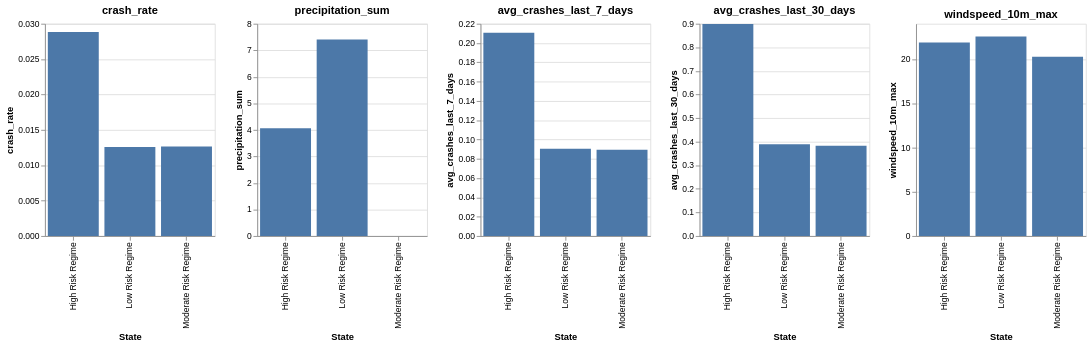

This figure's notebook cell:
### Code cell
# Melt for Altair
melted = state_means_df.melt(id_vars="state_label", var_name="feature", value_name="value")

# Select features to visualize
features_to_plot = [
    "crash_rate",
    "precipitation_sum",
    "avg_crashes_last_7_days",
    "avg_crashes_last_30_days",
    "windspeed_10m_max"
]

charts = []
for feat in features_to_plot:
    chart = (
        alt.Chart(melted[melted["feature"] == feat])
        .mark_bar()
        .encode(
            x=alt.X("state_label:N", title="State"),
            y=alt.Y("value:Q", title=feat),
            tooltip=["state_label", "value"]
        )
        .properties(width=200, height=250, title=feat)
    )
    charts.append(chart)

# Combine horizontally
charts[0] | charts[1] | charts[2] | charts[3] | charts[4]

### Figure 1 — Vega-Lite specification as saved in the notebook (floating-point values rounded to 4 significant figures)
{"config": {"view": {"continuousWidth": 300, "continuousHeight": 300}}, "hconcat": [{"data": {"name": "data-579b4fbd7025feae512735fae814c74c"}, "mark": {"type": "bar"}, "encoding": {"tooltip": [{"field": "state_label", "type": "nominal"}, {"field": "value", "type": "quantitative"}], "x": {"field": "state_label", "title": "State", "type": "nominal"}, "y": {"field": "value", "title": "crash_rate", "type": "quantitative"}}, "height": 250, "title": "crash_rate", "width": 200}, {"data": {"name": "data-0f97091e7f70401be26efdc60cbb6a89"}, "mark": {"type": "bar"}, "encoding": {"tooltip": [{"field": "state_label", "type": "nominal"}, {"field": "value", "type": "quantitative"}], "x": {"field": "state_label", "title": "State", "type": "nominal"}, "y": {"field": "value", "title": "precipitation_sum", "type": "quantitative"}}, "height": 250, "title": "precipitation_sum", "width": 200}, {"data": {"name": "data-d912f2128439ee64588d1d34003444e5"}, "mark": {"type": "bar"}, "encoding": {"tooltip": [{"field": "state_label", "type": "nominal"}, {"field": "value", "type": "quantitative"}], "x": {"field": "state_label", "title": "State", "type": "nominal"}, "y": {"field": "value", "title": "avg_crashes_last_7_days", "type": "quantitative"}}, "height": 250, "title": "avg_crashes_last_7_days", "width": 200}, {"data": {"name": "data-c536c7abf632802ccb6e0fa428449680"}, "mark": {"type": "bar"}, "encoding": {"tooltip": [{"field": "state_label", "type": "nominal"}, {"field": "value", "type": "quantitative"}], "x": {"field": "state_label", "title": "State", "type": "nominal"}, "y": {"field": "value", "title": "avg_crashes_last_30_days", "type": "quantitative"}}, "height": 250, "title": "avg_crashes_last_30_days", "width": 200}, {"data": {"name": "data-7f78313876c4ae1f6ec3889d3d7812cb"}, "mark": {"type": "bar"}, "encoding": {"tooltip": [{"field": "state_label", "type": "nominal"}, {"field": "value", "type": "quantitative"}], "x": {"field": "state_label", "title": "State", "type": "nominal"}, "y": {"field": "value", "title": "windspeed_10m_max", "type": "quantitative"}}, "height": 250, "title": "windspeed_10m_max", "width": 200}], "$schema": "https://vega.github.io/schema/vega-lite/v6.1.0.json", "datasets": {"data-579b4fbd7025feae512735fae814c74c": [{"state_label": "High Risk Regime", "feature": "crash_rate", "value": 0.02884}, {"state_label": "Low Risk Regime", "feature": "crash_rate", "value": 0.01257}, {"state_label": "Moderate Risk Regime", "feature": "crash_rate", "value": 0.01265}], "data-0f97091e7f70401be26efdc60cbb6a89": [{"state_label": "High Risk Regime", "feature": "precipitation_sum", "value": 4.065}, {"state_label": "Low Risk Regime", "feature": "precipitation_sum", "value": 7.41}, {"state_label": "Moderate Risk Regime", "feature": "precipitation_sum", "value": 0.0}], "data-d912f2128439ee64588d1d34003444e5": [{"state_label": "High Risk Regime", "feature": "avg_crashes_last_7_days", "value": 0.2107}, {"state_label": "Low Risk Regime", "feature": "avg_crashes_last_7_days", "value": 0.09045}, {"state_label": "Moderate Risk Regime", "feature": "avg_crashes_last_7_days", "value": 0.08945}], "data-c536c7abf632802ccb6e0fa428449680": [{"state_label": "High Risk Regime", "feature": "avg_crashes_last_30_days", "value": 0.8985}, {"state_label": "Low Risk Regime", "feature": "avg_crashes_last_30_days", "value": 0.3888}, {"state_label": "Moderate Risk Regime", "feature": "avg_crashes_last_30_days", "value": 0.3829}], "data-7f78313876c4ae1f6ec3889d3d7812cb": [{"state_label": "High Risk Regime", "feature": "windspeed_10m_max", "value": 21.89}, {"state_label": "Low Risk Regime", "feature": "windspeed_10m_max", "value": 22.57}, {"state_label": "Moderate Risk Regime", "feature": "windspeed_10m_max", "value": 20.26}]}}
